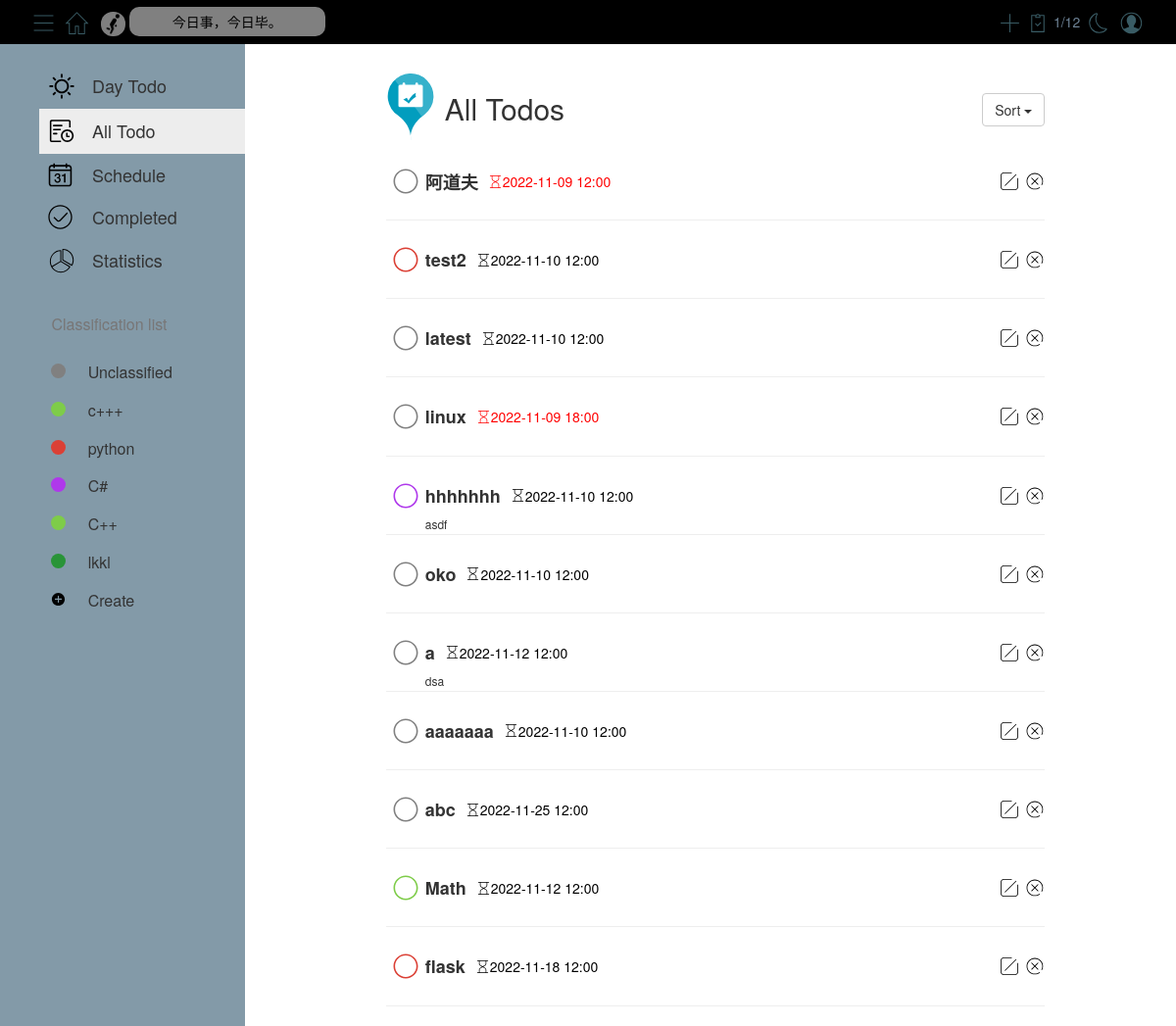
Screenshot of /all/ (signed in) with the database file from the repository.
### models.py (models this page shows)
class Class(db.Model):
    __tablename__ = 'class'
    cid = db.Column(db.Integer, primary_key=True, autoincrement=True)
    cname = db.Column(db.String(50), nullable=False)
    color = db.Column(db.String(50), nullable=False)
    uid = db.Column(db.Integer, db.ForeignKey('user.uid'), nullable=False)

class Task(db.Model):
    __tablename__ = 'task'
    tid = db.Column(db.Integer, primary_key=True, autoincrement=True)
    task_name = db.Column(db.String(50), nullable=False)
    task_description = db.Column(db.String(100), nullable=False)
    task_status = db.Column(db.Boolean, nullable=False)
    task_date = db.Column(db.Date)
    task_time = db.Column(db.Time)
    informed = db.Column(db.Boolean, nullable=False)
    cid = db.Column(db.Integer, db.ForeignKey('class.cid'), nullable=False)

### blueprints/all.py (the view)
@bp.route('/')
def index():
    if session.get('uid'):
        return render_template('all.html', modules=get_modules(), tasks=get_sorted_tasks(get_uncompleted_tasks, 'created_time_desc'),
                               number_of_completed_tasks=get_number_of_completed_tasks(),
                               number_of_tasks=get_number_of_completed_tasks()+get_number_of_uncompleted_tasks())
    else:
        return redirect(url_for('user.login'))

### utils.py (called while the page is built)
def get_modules():
    uid = session.get('uid')
    modules = Class.query.filter_by(uid=uid).all()
    res = []
    for module in modules:
        res.append({'id': module.cid, 'name': module.cname, 'color': module.color})
    return res

def get_uncompleted_tasks():
    modules = get_modules()
    res = []
    for module in modules:
        cid = module['id']
        tasks = Task.query.filter_by(cid=cid, task_status=False).all()
        for task in tasks:
            if task.task_date < datetime.date.today():
                task_color = 'red'
            elif task.task_date > datetime.date.today():
                task_color = 'black'
            else:
                if task.task_time < datetime.datetime.now().time():
                    task_color = 'red'
                else:
                    task_color = 'black'
            res.append({"id": task.tid, "task_name": task.task_name, "task_description": task.task_description, "date": task.task_date, "time": task.task_time, "informed": task.informed, "cid": cid, "module_name": module['name'], "module_color": module['color'], "task_color": task_color})
    return res

def get_completed_tasks():
    modules = get_modules()
    res = []
    for module in modules:
        cid = module['id']
        tasks = Task.query.filter_by(cid=cid, task_status=True).all()
        for task in tasks:
            res.append({'id': task.tid, 'task_name': task.task_name, 'task_description': task.task_description, 'date': task.task_date, 'time': task.task_time, 'informed': task.informed, 'cid': cid, 'module_name': module['name'], 'module_color': module['color']})
    return res

def get_number_of_uncompleted_tasks():
    tasks = get_uncompleted_tasks()
    return len(tasks)

def get_number_of_completed_tasks():
    tasks = get_completed_tasks()
    return len(tasks)

def get_sorted_tasks(func, sort_by):
    tasks = func()
    if sort_by == 'created_time_desc':
        res = sorted(tasks, key=lambda x: x['id'], reverse=True)
        return res
    elif sort_by == 'created_time_asc':
        res = sorted(tasks, key=lambda x: x['id'])
        return res
    elif sort_by == 'deadline_desc':
        res = sorted(tasks, key=lambda x: datetime.datetime.combine(x['date'], x['time']), reverse=True)
        return res
    elif sort_by == 'deadline_asc':
        res = sorted(tasks, key=lambda x: datetime.datetime.combine(x['date'], x['time']))
        return res

### templates/all.html (shortened to what this page needs)
<link href="../static/style/all.css" rel="stylesheet">
{% extends "base.html" %}
{% block content %}
    <div class="container" id="all-mainContent">
        <div id="status-dock">
            <table>
                <tr>
                    <th>
                    </th>
                    <td style="font-size: 30px">All Todos</td>
                    <td style="font-size: 16px;padding-left: 8px;position: relative;top: 8px;" class="date"
                        id="today-date">
                    </td>
                </tr>
            </table>
            <div class="btn-group" style="position: absolute; right: 0; top: 20px">
                <button type="button" class="btn btn-default dropdown-toggle"
                        data-toggle="dropdown">
                    Sort <span class="caret"></span>
                </button>
            </div>
        </div>
        <div id="all-task-list">
            <ul>
                {% for task in tasks %}
                    <li>
                        <div style="display: flex; flex-direction: row; position: relative">
                            <table>
                                <tr>
                                    <td>
                                        <svg data-task-id="{{ task.id }}" t="1667870868387" class="icon uncompleted"
                                             viewBox="0 0 1024 1024" version="1.1"
                                             xmlns="http://www.w3.org/2000/svg" p-id="3715" width="40" height="40">
                                            <path d="M512 192c176.768 0 320 143.275 320 320 0 176.768-143.275 320-320 320-176.768 0-320-143.275-320-320 0-176.768 143.275-320 320-320z m0 41.28c-153.963 0-278.72 124.757-278.72 278.72S358.037 790.72 512 790.72 790.72 665.963 790.72 512 665.963 233.28 512 233.28z"
                                                  p-id="3716" fill="{{ task.module_color }}"></path>
                                        </svg>
                                    </td>
                                    <td data-module-name="{{ task.module_name }}"
                                        data-module-color="{{ task.module_color }}"><span
                                            style="font-size: 18px"><strong>{{ task.task_name }}</strong></span></td>
                                    <td style="padding-left: 10px">
                                        <svg t="1667876322381" class="icon" viewBox="0 0 1024 1024" version="1.1"
                                             xmlns="http://www.w3.org/2000/svg" p-id="2035" width="15" height="15">
                                            <path d="M872 64c13.2544 0 24 10.7456 24 24 0 13.2544-10.7456 24-24 24h-104v177.456c0 67.0672-36.4912 128.8224-95.2368 161.1744l-111.0816 61.1744 111.328 61.536C731.6176 605.7328 768 667.4112 768 734.376V912h104c13.2544 0 24 10.7456 24 24 0 13.2544-10.7456 24-24 24H152c-13.2544 0-24-10.7456-24-24 0-13.2544 10.7456-24 24-24h104V734.544c0-67.0672 36.4912-128.8224 95.2368-161.1744l111.08-61.176-111.328-61.5328C292.3824 418.2656 256 356.5872 256 289.6224V112H152c-13.2544 0-24-10.7456-24-24 0-13.2544 10.7456-24 24-24h720zM512.4 539.4112l-138.0064 76.0032A136 136 0 0 0 304 734.544V912h416V734.3776a136 136 0 0 0-70.2096-119.0272l-137.3904-75.9392zM720 112H304v177.6224a136 136 0 0 0 70.2096 119.0272l137.3904 75.9392 138.0064-76.0032A136 136 0 0 0 720 289.456V112z"
                                                  fill="{{ task.task_color }}" p-id="2036"></path>
                                        </svg>
                                    </td>
                                    <td><span class="deadline-time"
                                              style="font-size: 14px; font-weight: lighter; color: {{ task.task_color }}">{{ task.date }} {{ task.time.strftime("%H:%M") }}</span>
                                    </td>
                                </tr>
                            </table>
                            <table style="position: absolute; right: 0; height: 40px">
                                <tr>
                                    <td data-task-id="{{ task.id }}" style="padding-right: 7px" class="editTask-td">
                                    </td>
                                    <td data-task-id="{{ task.id }}" class="deleteTask-td">
                                    </td>
                                </tr>
                            </table>
                        </div>
                        <span class="description">{{ task.task_description }}</span>
                        <hr style="margin-top: 2px;">
                    </li>
                {% endfor %}
            </ul>
        </div>
    </div>
{% endblock %}

### templates/base.html (shortened to what this page needs)
<!DOCTYPE html>
<html lang="en">
<head>
    <link rel="stylesheet" href="../static/bootstrap/bootstrap@3.4.1.min.css">
    <link rel="stylesheet" href="../static/style/base.css">
    <link rel="stylesheet" href="../static/flatpickr/flatpickr.min.css">
    <link id="flatpickrDark" rel="stylesheet" type="text/css" href="">
    <link rel="stylesheet" href="https://cdn.jsdelivr.net/npm/fullcalendar@5.11.3/main.min.css">
    <link rel="stylesheet" type="text/css" href="https://cdn.jsdelivr.net/npm/toastify-js/src/toastify.min.css">
</head>
<body>
<div class="topnav">
    <div class="topnav-left">
        <button>
        </button>
        <button id="home">
        </button>
        <img class="icon" src="../static/icon/run.gif" alt="run.gif"
             style="height: 25px; width: 25px; border-radius: 12px; opacity: 0.5; margin-left: 5px;">
        <div id="saying">今日事，今日毕。</div>
    </div>
    <div class="topnav-right">
        <button data-toggle="modal" data-target="#newTaskModel">
            <svg class="icon" width="25px" height="25px" viewBox="0 0 1024 1024" version="1.1"
                 xmlns="http://www.w3.org/2000/svg">
                <path d="M533.333333 490.666667V128h-42.666666v362.666667H128v42.666666h362.666667v362.666667h42.666666V533.333333h362.666667v-42.666666z"
                      fill="#395B64"/>
            </svg>
        </button>
        <div>
            <div id="numOfCompleted">{{ number_of_completed_tasks }}/{{ number_of_tasks }}</div>
        </div>
        <button id="day-night">
        </button>
        <button data-toggle="modal" data-target="#logout">
        </button>
    </div>
</div>
<div class="below container-fluid">
    <div id="sidebar">
        <table id="sidebar-top-table" class="table table-hover" style="width: 210px;">
            <tr id="today" onclick="location.href={{ url_for('today.index') }};">
                <td>
                </td>
                <td>Day Todo</td>
            </tr>
            <tr id="all" onclick="location.href={{ url_for('all.index') }};">
                <td>
                </td>
                <td>All Todo</td>
            </tr>
            <tr id="schedule" onclick="location.href={{ url_for('schedule.index') }};">
                <td>
                </td>
                <td>Schedule</td>
            </tr>
            <tr id="completed" onclick="location.href={{ url_for('completed.index') }};">
                <td>
                </td>
                <td>Completed</td>
            </tr>
            <tr id="statistics" onclick="location.href={{ url_for('statistics.index') }};">
                <td>
                </td>
                <td>Statistics</td>
            </tr>
        </table>
        <div id="line"></div>
        <div id="sidebar-text">Classification list</div>
        <table id="sidebar-bottom-table" class="table table-hover" style="width: 100%">
            {% for module in modules %}
                <tr class={{ module['name'] }} id={{ module['id'] }}>
                    <th>
                    </th>
                    <th>
                        <div id="ff5106_circle" class="circle"
                             style="background-color: {{ module['color'] }}; border-radius: 50%; width: 15px; height: 15px; position: relative; top: 2px;"></div>
                    </th>
                    <th class="module-name">{{ module['name'] }}</th>
                    <th>
                    </th>
                </tr>
            {% endfor %}
            <tr data-toggle="modal" data-target="#new-module">
                <th></th>
                <th>
                </th>
                <th>Create</th>
                <th></th>
            </tr>
        </table>
    </div>
    <div id="mainContent">{% block content %}{% endblock %}</div>
</div>
</body>
</html>

### static/style/all.css (style rules this page uses)
ul { list-style: none; margin: 0; padding: 0; }
#all-mainContent { width: 75%; transition: all .5s; }
#status-dock { display: flex; flex-direction: row; position: relative; margin-bottom: 20px; margin-top: 30px }
#all-task-list { padding-left: 10px; }
.description { padding-left: 40px; font-size: 12px; }

### static/style/base.css (style rules this page uses)
:root { --color-primary: #D1E7EA; --color-secondary: #F7F7F7; --color-nav-font: rgb(110, 131, 150); --color-nav-sayings-font: rgb(110, 131, 150); --color-main-font: rgb(120, 118, 118); --color-sidebar-line: #e6e4e4; --color-sidebar-clicked: #EDEDED; --color-modal-content: #ffffff; }
.topnav { background-color: var(--color-primary); height: 45px; overflow: hidden; transition: all 0.4s; }
.topnav div { display: inline-block; }
.topnav-left { float: left; padding-left: 30px; line-height: 45px; }
.topnav-right { float: right; padding-right: 30px; line-height: 45px; display: inline-block; }
.topnav-left button { width: 30px; height: 30px; line-height: 30px; }
.topnav-right button { width: 30px; height: 30px; line-height: 30px; }
.topnav button { border-radius: 20%; background-color: var(--color-primary); border: none; position: relative; top: 7.5px; transition: all .4s; }
.topnav-left .icon { margin-left: -4px; }
.topnav-right .icon { margin-left: -4px; }
#saying { width: 200px; line-height: 30px; color: var(--color-nav-sayings-font); background-color: rgba(255, 255, 255, 0.5); border-radius: 10px; text-align: center; transition: all 0.4s; }
#numOfCompleted { color: var(--color-nav-font); }
#numOfCompleted-icon { position: relative; top: 7.5px; }
.below { display: flex; padding-left: 0; padding-right: 0; padding-bottom: 0; flex-direction: row; }
#sidebar { width: 250px; height: calc(100vh - 45px); background-color: var(--color-secondary); transition: all 0.5s; padding-top: 20px; position: fixed; left: 0px; z-index: 1; display: flex; flex-direction: column; overflow-y: scroll; overflow-x: hidden; }
#sidebar-top-table { position: relative; left: 40px; }
#sidebar-top-table tr td { border: 0px; font-size: 18px; vertical-align: middle; }
#sidebar-top-table tr td:first-child { width: 30px; }
#sidebar-text { font-size: 16px; color: var(--color-main-font); margin-bottom: 8px; position: relative; left: 52.4px; display: flex; }
#line { width: 100%; height: 1px; background-color: var(--color-sidebar-line); margin-bottom: 10px; }
#sidebar-bottom-table { margin-top: 10px; }
#sidebar-bottom-table tr { height: 35px; }
#sidebar-bottom-table tr th { font-size: 16px; font-weight: 400; border: none; }
tr.on td { background-color: var(--color-sidebar-clicked); transition: all 0.5s; }
#mainContent { margin-left: 250px; width: calc(100% - 250px); height: calc(100vh - 45px); transition: all 0.5s; overflow-y: scroll; }
button.btn.btn-default.dropdown-toggle { height: 34px; }

### rows the page displays
Class: name "Unclassified"
Class: name "c+++"
Class: name "python"
Class: name "C#"
Class: name "C++"
Class: name "lkkl"
Task: task_name "阿道夫", date "2022-11-09", time "12:00"
Task: task_name "test2", date "2022-11-10", time "12:00"
Task: task_name "latest", date "2022-11-10", time "12:00"
Task: task_name "linux", date "2022-11-09", time "18:00"
Task: task_name "hhhhhhh", date "2022-11-10", time "12:00", task_description "asdf"
Task: task_name "oko", date "2022-11-10", time "12:00"
Task: date "2022-11-12", time "12:00", task_description "dsa"
Task: task_name "aaaaaaa", date "2022-11-10", time "12:00"
Task: task_name "abc", date "2022-11-25", time "12:00"
Task: task_name "Math", date "2022-11-12", time "12:00"
Task: task_name "flask", date "2022-11-18", time "12:00"

### other values shown
{{ number_of_completed_tasks }} "1"
{{ number_of_tasks }} "12"
{{ task.task_name }} "a"
